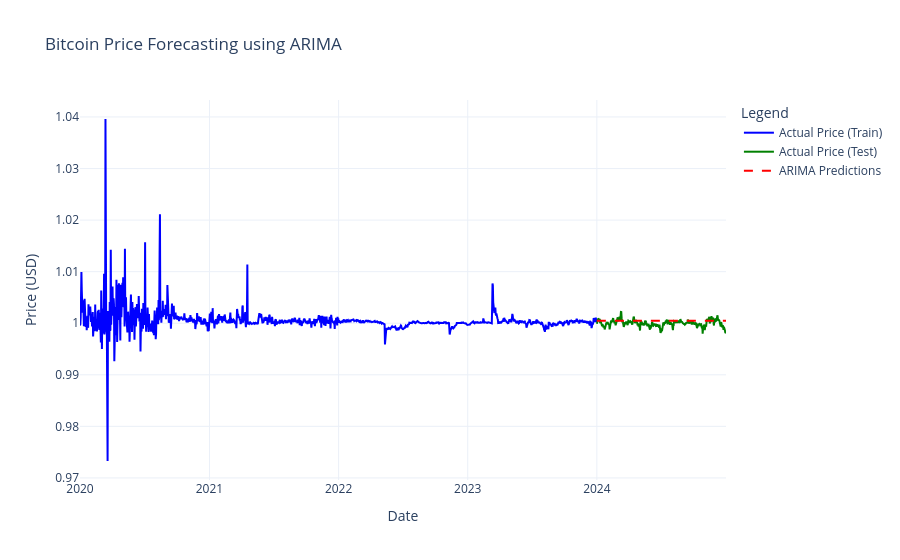

The code cell stored with this chart in its notebook:
### Markdown cell above
7. Visualization

### Code cell
# Prepare data for plotting
plot_train = train_data.reset_index()
plot_test = test_data.reset_index()
plot_pred = pd.DataFrame({'Date': predictions_arima.index, 'Predictions': predictions_arima.values})

# Create Plotly figure
fig = go.Figure()

# Add traces
fig.add_trace(go.Scatter(x=plot_train['Date'], y=plot_train['Close'],
                         mode='lines', name='Actual Price (Train)',
                         line=dict(color='blue')))
fig.add_trace(go.Scatter(x=plot_test['Date'], y=plot_test['Close'],
                         mode='lines', name='Actual Price (Test)',
                         line=dict(color='green')))
fig.add_trace(go.Scatter(x=plot_pred['Date'], y=plot_pred['Predictions'],
                         mode='lines', name='ARIMA Predictions',
                         line=dict(color='red', dash='dash')))

# Update layout
fig.update_layout(
    title="Bitcoin Price Forecasting using ARIMA",
    xaxis_title="Date",
    yaxis_title="Price (USD)",
    legend_title="Legend",
    template="plotly_white" 
)

# Show plot
fig.show()

### Figure 1 — Plotly figure (JSON) as saved in the notebook; plotly's stock layout.template omitted (floating-point values rounded to 4 significant figures; data arrays with more than 128 entries replaced by an {"elided": "..."} marker saying what was removed)
{"data": [{"line": {"color": "blue"}, "mode": "lines", "name": "Actual Price (Train)", "type": "scatter", "x": {"elided": "1461 str values"}, "y": {"elided": "1461 float values"}}, {"line": {"color": "green"}, "mode": "lines", "name": "Actual Price (Test)", "type": "scatter", "x": {"elided": "366 str values"}, "y": {"elided": "366 float values"}}, {"line": {"color": "red", "dash": "dash"}, "mode": "lines", "name": "ARIMA Predictions", "type": "scatter", "x": {"elided": "366 str values"}, "y": {"elided": "366 float values"}}], "layout": {"legend": {"title": {"text": "Legend"}}, "title": {"text": "Bitcoin Price Forecasting using ARIMA"}, "xaxis": {"title": {"text": "Date"}}, "yaxis": {"title": {"text": "Price (USD)"}}}}
